Frame 1 (no input): blank canvas, image omitted
Frame 60 (no input): blank canvas, image omitted
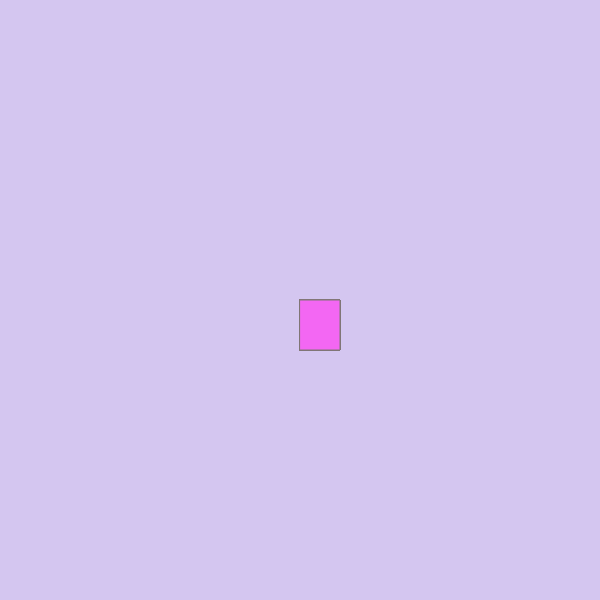
Frame 120 (the mouse pressed at the canvas centre since frame 60)

The p5.js sketch whose frames 1 and 60 were blank and that drew this single picture after the mouse press (run headless with seeded random() and noise() and a simulated clock; from frame 60 on, the mouse is pressed at the canvas centre):

// p5.js sketch
// ── sketch.js
function setup() {
    createCanvas(600, 600);
    background("rgb(212,198,240)");
  }
  
  function draw() {
    
    stroke("rgb(128,118,118)")
    fill("rgb(243,103,243)");
    
    //console.log(mouseIsPressed);
    
    if(mouseIsPressed) {
      rect(mouseX, mouseY, 40, 50);
     } 
  }
    
